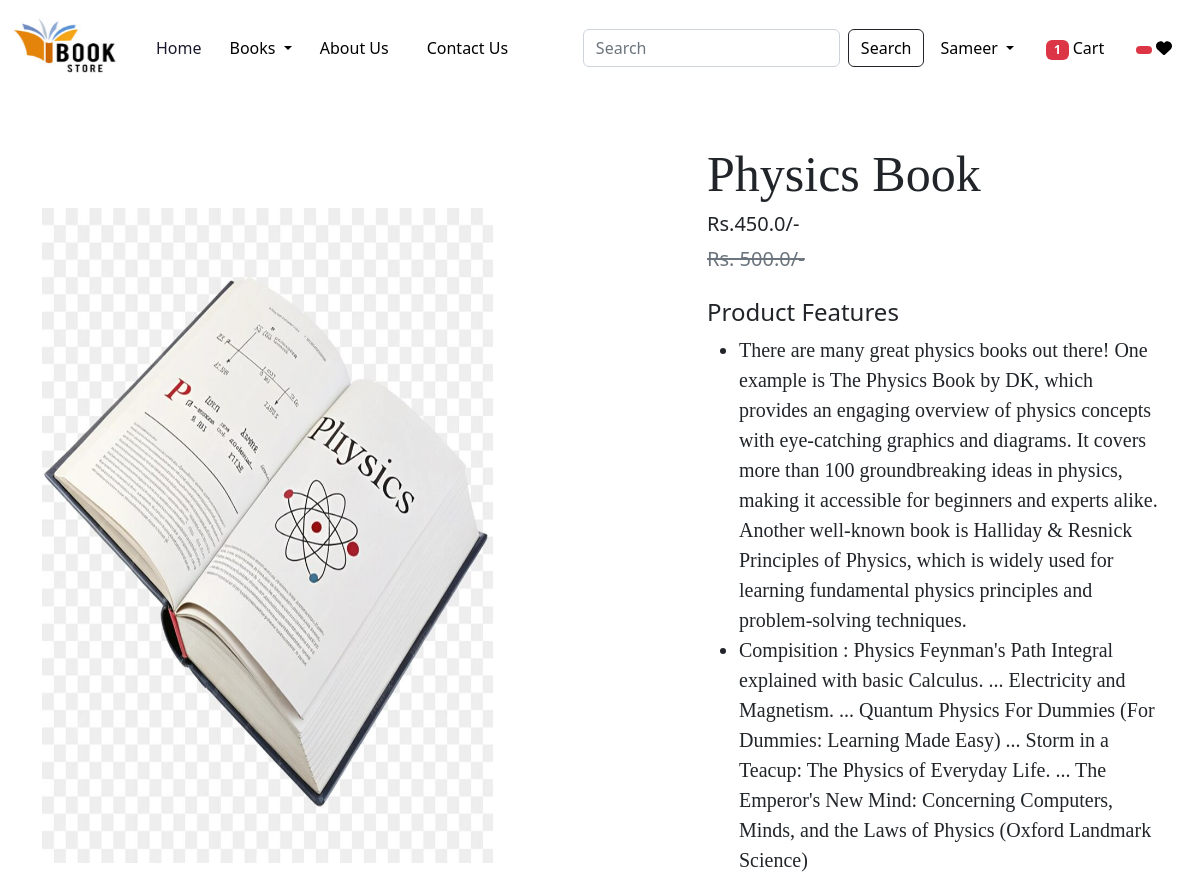
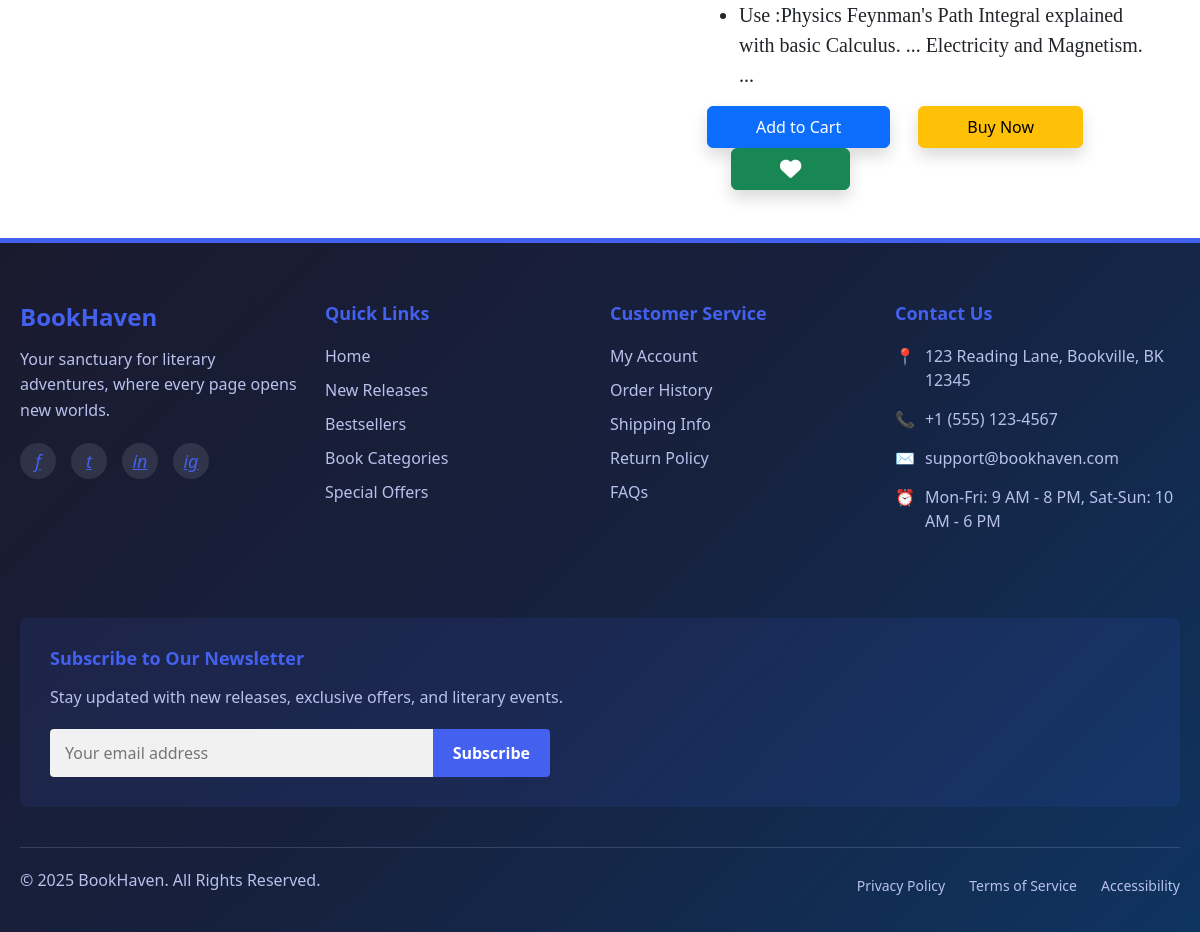
Page /product-detail/22 (signed in) on the committed database (2 pictures, top to bottom).
### app/models.py (models this page shows, shortened)
class Product(models.Model):
    title = models.CharField(max_length=100)
    selling_price = models.FloatField()
    discounted_price = models.FloatField()
    description = models.TextField()
    composition = models.TextField(default='')
    prodapp = models.TextField(default='')
    category = models.CharField(choices=CATEGORY_CHOICES, max_length=2)
    product_image = models.ImageField(upload_to='product')

### app/views.py (the view)
# urls.py: path("product-detail/<int:pk>", views.ProductDetail.as_view(),name="product-detail"),
@method_decorator(login_required,name='dispatch')
class ProductDetail(View):
    def get(self,request,pk):
        product = Product.objects.get(pk=pk)
        wishlist = Wishlist.objects.filter(Q(product=product) & Q(user=request.user))
        totalitem = 0
        wishitem=0
        if request.user.is_authenticated:
            totalitem = len(Cart.objects.filter(user=request.user))
            wishitem = len(Wishlist.objects.filter(user=request.user))
        return render(request,"app/productdetail.html",locals())

### app/templates/app/productdetail.html (shortened to what this page needs)
{% extends 'app/base.html' %}
{% load static %}
{% block main-content %}
    <div class="container my-5">
        <div class="row flex justify-content-between">
            <div class="img2 col-lg-5 mt-5">
                <img src="{{product.product_image.url}}" class="image col-xs-6 col-sm-12 col-lg-12 mt-3 text-sm-center w-100 h-75"  alt="">
            </div>
            <div class="productdetail col-lg-5">
                <h1 style="font-family: Georgia; font-size: 50px;">{{product.title}}</h1>
                <h5>Rs.{{product.discounted_price}}/-</h5>
                <small class="text-decoration-line-through text-muted fs-5"><del>Rs. {{product.selling_price}}/- </small></del>
                <br><br><h4>Product Features</h4>
                <ul class="fs-5"  style="font-family: Rajdhani;">
                    <li>{{product.description}}</li>
                    <li>Compisition : {{product.composition}}</li>
                    <li>Use :{{product.prodapp}}</li>
                </ul>
                <form action="/add-to-cart" class="d-inline">
                    <button type="submit" class="btn btn-primary shadow px-5 py-2">Add to Cart</button>
                </form>
                <a href="{% url 'showcart' %}" class="btn btn-warning shadow px-5 py-2 ms-4">Buy Now</a>
                {% if wishlist %}
                <a pid={{product.id}} class="minus-wishlist btn btn-danger shadow px-5 py-2 ms-4"><i class="fas fa-heart fa-lg"></i></a>
               {% else %}
                <a pid={{product.id}} class="plus-wishlist btn btn-success shadow px-5 py-2 ms-4"><i class="fas fa-heart fa-lg"></i></a>
               {% endif %}
            </div>
        </div>
    </div>
{% endblock main-content %}

### app/templates/app/base.html (shortened to what this page needs)
<!DOCTYPE html>
{% load static %}
<html lang="en">
<head>
    <link href="https://cdn.jsdelivr.net/npm/bootstrap@5.2.2/dist/css/bootstrap.min.css" rel="stylesheet">
    <link rel="stylesheet" href="{% static 'app/css/owl.carousel.min.css' %}" />
    <link rel="stylesheet" href="{% static 'app/css/all.min.css' %}" />
    <link rel="stylesheet" href="{% static 'app/css/style.css' %}" />
</head>
<body>
  <nav class="navbar navbar-expand-lg navbar-dark" style="background-color: white;">
        <div class="container-fluid">
          <a class="navbar-brand" href="#">
            <img src="{% static "app/images/banner/xyz.png" %}" width="120" height="70" />
          </a>
          <div class="collapse navbar-collapse" id="navbarSupportedContent">
            <ul class="navbar-nav me-auto mb-2 mb-lg-0">
              <li class="nav-item" style="border-right: 2px solid white; padding-right: 10px; margin-right: 10px rounded;">
                <a class="nav-link active " aria-current="page" href="/" style="color: #1a1a2e;">Home</a>
              </li>
              <li class="nav-item dropdown" style="border-right: 2px solid white; padding-right: 10px; margin-right: 10px rounded;">
                <a class="nav-link dropdown-toggle" href="#" role="button" data-bs-toggle="dropdown" aria-expanded="false" style="color: black;"  >
                  Books
                </a>
              </li>
              <li class="nav-item" style="border-right: 2px solid white; padding-right: 10px; margin-right: 10px;">
                <a class="nav-link" href="{% url 'about' %}" style="color: black;">About Us</a>
              </li>
              <li class="nav-item">
                <a class="nav-link" href="{% url 'contact' %}" style="color: black;">Contact Us</a>
              </li>
            </ul>
            <form class="d-flex" role="search" action="/search">
              <input class="form-control me-2" type="search" placeholder="Search" name="search"  aria-label="Search">
              <button class="btn btn-outline-dark" type="submit" style="color: black;">Search</button>
            </form>
          </div>
          <ul class="navbar-nav me-auto mb-2 mb-lg-0 rounded">
            <li class="nav-item dropdown mx-2">
              {% if user.is_authenticated %}
              <a class="nav-link dropdown-toggle" id="profileDropdown" role="button" data-bs-toggle="dropdown" aria-expanded="false" style="color: black;">
                {{ user.username }}
              </a>
                {% endif %}
            </li>
            <li class="nav-item mx-2">
              <a href="{% url 'showcart' %}" class="nav-link" style="color: black;">
                <span class="badge bg-danger">
                  {% if totalitem > 0 %} {{ totalitem }} {% endif %}
                </span>
                Cart
              </a>
            </li>
            <li class="nav-item mx-2">
              <a href="{% url 'showwishlist' %}" class="nav-link text-white">
                <span class="badge bg-danger">
                </span>
                <i class="fa fa-heart" style="color: black;"></i>
              </a>
            </li>
          </ul>
        </div>
      </nav>
      {% block main-content %}{% endblock main-content %}
      <footer style="background: linear-gradient(135deg, #1a1a2e 0%, #16213e 50%, #0f3460 100%); color: #f1f1f1; padding: 60px 0 30px; font-family: 'Segoe UI', Tahoma, Geneva, Verdana, sans-serif; border-top: 5px solid #4361ee;">
        <div style="max-width: 1200px; margin: 0 auto; padding: 0 20px;">
          <div style="display: flex; flex-wrap: wrap; justify-content: space-between; margin-bottom: 40px;">
            <div style="flex: 1; min-width: 240px; margin-bottom: 30px; padding-right: 20px;">
              <h3 style="color: #4361ee; font-size: 24px; margin-bottom: 15px; font-weight: 700;">BookHaven</h3>
              <p style="line-height: 1.6; color: #b8c1ec; margin-bottom: 20px;">Your sanctuary for literary adventures, where every page opens new worlds.</p>
              <div style="display: flex; gap: 15px;">
                <a href="#" style="color: #4361ee; display: inline-block; width: 36px; height: 36px; line-height: 36px; text-align: center; border-radius: 50%; background-color: rgba(255,255,255,0.1); transition: all 0.3s ease;">
                  <i style="font-size: 18px;">f</i>
                </a>
                <a href="#" style="color: #4361ee; display: inline-block; width: 36px; height: 36px; line-height: 36px; text-align: center; border-radius: 50%; background-color: rgba(255,255,255,0.1); transition: all 0.3s ease;">
                  <i style="font-size: 18px;">t</i>
                </a>
                <a href="#" style="color: #4361ee; display: inline-block; width: 36px; height: 36px; line-height: 36px; text-align: center; border-radius: 50%; background-color: rgba(255,255,255,0.1); transition: all 0.3s ease;">
                  <i style="font-size: 18px;">in</i>
                </a>
                <a href="#" style="color: #4361ee; display: inline-block; width: 36px; height: 36px; line-height: 36px; text-align: center; border-radius: 50%; background-color: rgba(255,255,255,0.1); transition: all 0.3s ease;">
                  <i style="font-size: 18px;">ig</i>
                </a>
              </div>
            </div>
            <div style="flex: 1; min-width: 160px; margin-bottom: 30px;">
              <h4 style="color: #4361ee; font-size: 18px; margin-bottom: 20px; font-weight: 600;">Quick Links</h4>
              <ul style="list-style: none; padding: 0; margin: 0;">
                <li style="margin-bottom: 10px;"><a href="#" style="color: #b8c1ec; text-decoration: none; transition: color 0.3s ease;">Home</a></li>
                <li style="margin-bottom: 10px;"><a href="#" style="color: #b8c1ec; text-decoration: none; transition: color 0.3s ease;">New Releases</a></li>
                <li style="margin-bottom: 10px;"><a href="#" style="color: #b8c1ec; text-decoration: none; transition: color 0.3s ease;">Bestsellers</a></li>
                <li style="margin-bottom: 10px;"><a href="#" style="color: #b8c1ec; text-decoration: none; transition: color 0.3s ease;">Book Categories</a></li>
                <li style="margin-bottom: 10px;"><a href="#" style="color: #b8c1ec; text-decoration: none; transition: color 0.3s ease;">Special Offers</a></li>
              </ul>
            </div>
            <div style="flex: 1; min-width: 160px; margin-bottom: 30px;">
              <h4 style="color: #4361ee; font-size: 18px; margin-bottom: 20px; font-weight: 600;">Customer Service</h4>
              <ul style="list-style: none; padding: 0; margin: 0;">
                <li style="margin-bottom: 10px;"><a href="#" style="color: #b8c1ec; text-decoration: none; transition: color 0.3s ease;">My Account</a></li>
                <li style="margin-bottom: 10px;"><a href="#" style="color: #b8c1ec; text-decoration: none; transition: color 0.3s ease;">Order History</a></li>
                <li style="margin-bottom: 10px;"><a href="#" style="color: #b8c1ec; text-decoration: none; transition: color 0.3s ease;">Shipping Info</a></li>
                <li style="margin-bottom: 10px;"><a href="#" style="color: #b8c1ec; text-decoration: none; transition: color 0.3s ease;">Return Policy</a></li>
                <li style="margin-bottom: 10px;"><a href="#" style="color: #b8c1ec; text-decoration: none; transition: color 0.3s ease;">FAQs</a></li>
              </ul>
            </div>
            <div style="flex: 1; min-width: 240px; margin-bottom: 30px;">
              <h4 style="color: #4361ee; font-size: 18px; margin-bottom: 20px; font-weight: 600;">Contact Us</h4>
              <p style="margin-bottom: 15px; display: flex; align-items: flex-start; color: #b8c1ec;">
                <span style="margin-right: 10px; color: #4361ee;">📍</span>
                <span>123 Reading Lane, Bookville, BK 12345</span>
              </p>
              <p style="margin-bottom: 15px; display: flex; align-items: flex-start; color: #b8c1ec;">
                <span style="margin-right: 10px; color: #4361ee;">📞</span>
                <span>+1 (555) 123-4567</span>
              </p>
              <p style="margin-bottom: 15px; display: flex; align-items: flex-start; color: #b8c1ec;">
                <span style="margin-right: 10px; color: #4361ee;">✉️</span>
                <span>support@bookhaven.com</span>
              </p>
              <p style="margin-bottom: 15px; display: flex; align-items: flex-start; color: #b8c1ec;">
                <span style="margin-right: 10px; color: #4361ee;">⏰</span>
                <span>Mon-Fri: 9 AM - 8 PM, Sat-Sun: 10 AM - 6 PM</span>
              </p>
            </div>
          </div>
          <div style="background-color: rgba(67, 97, 238, 0.1); padding: 30px; border-radius: 8px; margin-bottom: 40px;">
            <h4 style="color: #4361ee; font-size: 18px; margin-bottom: 15px; font-weight: 600;">Subscribe to Our Newsletter</h4>
            <p style="color: #b8c1ec; margin-bottom: 20px;">Stay updated with new releases, exclusive offers, and literary events.</p>
            <div style="display: flex; max-width: 500px;">
              <input type="email" placeholder="Your email address" style="flex: 1; padding: 12px 15px; border: none; border-radius: 4px 0 0 4px; background-color: #f1f1f1; color: #333;">
              <button style="padding: 12px 20px; background-color: #4361ee; color: white; border: none; border-radius: 0 4px 4px 0; cursor: pointer; font-weight: 600;">Subscribe</button>
            </div>
          </div>
          <div style="border-top: 1px solid rgba(184, 193, 236, 0.2); padding-top: 20px; display: flex; flex-wrap: wrap; justify-content: space-between; align-items: center;">
            <p style="color: #b8c1ec; margin-bottom: 10px;">© 2025 BookHaven. All Rights Reserved.</p>
            <div>
              <a href="#" style="color: #b8c1ec; text-decoration: none; margin-left: 20px; font-size: 14px;">Privacy Policy</a>
              <a href="#" style="color: #b8c1ec; text-decoration: none; margin-left: 20px; font-size: 14px;">Terms of Service</a>
              <a href="#" style="color: #b8c1ec; text-decoration: none; margin-left: 20px; font-size: 14px;">Accessibility</a>
            </div>
          </div>
        </div>
      </footer>
</body>
</html>

### rows in the picture
Product: product_image (picture), title "Physics Book", discounted_price "450.0", selling_price "500.0", description "There are many great physics books out there! One example is The Physics Book by DK, which provides an engaging overview of physics concepts with eye-catching graphics and diagrams. It covers more than 100 groundbreaking ideas in physics, making it accessible for beginners and experts alike. Another well-known book is Halliday & Resnick Principles of Physics, which is widely used for learning fundamental physics principles and problem-solving techniques.", composition "Physics Feynman's Path Integral explained with basic Calculus. ... Electricity and Magnetism. ... Quantum Physics For Dummies (For Dummies: Learning Made Easy) ... Storm in a Teacup: The Physics of Everyday Life. ... The Emperor's New Mind: Concerning Computers, Minds, and the Laws of Physics (Oxford Landmark Science)", prodapp "Physics Feynman's Path Integral explained with basic Calculus. ... Electricity and Magnetism. ..."

### other values in the picture
{{ user.username }} "Sameer"
{{ totalitem }} "1"
